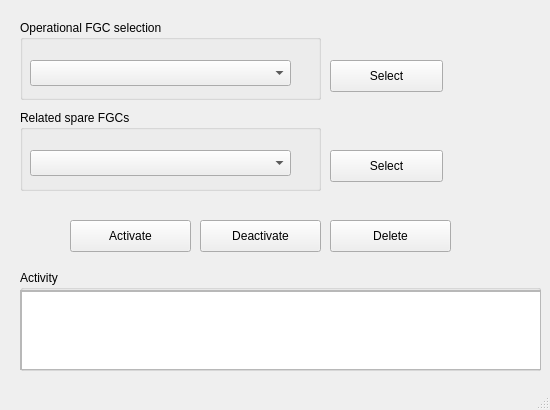
<?xml version="1.0" encoding="UTF-8"?>
<ui version="4.0">
 <class>MainWindow</class>
 <widget class="QMainWindow" name="MainWindow">
  <property name="geometry">
   <rect>
    <x>0</x>
    <y>0</y>
    <width>550</width>
    <height>410</height>
   </rect>
  </property>
  <property name="windowTitle">
   <string>MainWindow</string>
  </property>
  <widget class="QWidget" name="centralwidget">
   <widget class="QGroupBox" name="activityGroupBox2">
    <property name="geometry">
     <rect>
      <x>20</x>
      <y>270</y>
      <width>521</width>
      <height>101</height>
     </rect>
    </property>
    <property name="title">
     <string>Activity</string>
    </property>
    <widget class="QScrollArea" name="displayconfigScrollArea">
     <property name="geometry">
      <rect>
       <x>0</x>
       <y>20</y>
       <width>521</width>
       <height>80</height>
      </rect>
     </property>
     <property name="widgetResizable">
      <bool>true</bool>
     </property>
     <widget class="QWidget" name="scrollAreaWidgetContents_2">
      <property name="geometry">
       <rect>
        <x>0</x>
        <y>0</y>
        <width>519</width>
        <height>78</height>
       </rect>
      </property>
      <widget class="QPlainTextEdit" name="displayconfigPlainTextEdit">
       <property name="geometry">
        <rect>
         <x>0</x>
         <y>0</y>
         <width>521</width>
         <height>79</height>
        </rect>
       </property>
      </widget>
     </widget>
    </widget>
   </widget>
   <widget class="QPushButton" name="deleteconfigPushButton">
    <property name="geometry">
     <rect>
      <x>330</x>
      <y>220</y>
      <width>121</width>
      <height>32</height>
     </rect>
    </property>
    <property name="text">
     <string>Delete</string>
    </property>
   </widget>
   <widget class="QPushButton" name="deactivateconfigPushButton">
    <property name="geometry">
     <rect>
      <x>200</x>
      <y>220</y>
      <width>121</width>
      <height>32</height>
     </rect>
    </property>
    <property name="text">
     <string>Deactivate</string>
    </property>
   </widget>
   <widget class="QPushButton" name="activateconfigPushButton">
    <property name="geometry">
     <rect>
      <x>70</x>
      <y>220</y>
      <width>121</width>
      <height>32</height>
     </rect>
    </property>
    <property name="text">
     <string>Activate</string>
    </property>
   </widget>
   <widget class="QGroupBox" name="existingconfigGroupBox">
    <property name="geometry">
     <rect>
      <x>20</x>
      <y>110</y>
      <width>301</width>
      <height>81</height>
     </rect>
    </property>
    <property name="title">
     <string>Related spare FGCs</string>
    </property>
    <widget class="QComboBox" name="relatedsparesComboBox">
     <property name="geometry">
      <rect>
       <x>10</x>
       <y>40</y>
       <width>261</width>
       <height>26</height>
      </rect>
     </property>
    </widget>
   </widget>
   <widget class="QGroupBox" name="operationalfgcGroupBox">
    <property name="geometry">
     <rect>
      <x>20</x>
      <y>20</y>
      <width>301</width>
      <height>80</height>
     </rect>
    </property>
    <property name="title">
     <string>Operational FGC selection</string>
    </property>
    <widget class="QComboBox" name="operationalfgcComboBox">
     <property name="geometry">
      <rect>
       <x>10</x>
       <y>40</y>
       <width>261</width>
       <height>26</height>
      </rect>
     </property>
    </widget>
   </widget>
   <widget class="QPushButton" name="operationalfgcPushButton">
    <property name="geometry">
     <rect>
      <x>330</x>
      <y>60</y>
      <width>113</width>
      <height>32</height>
     </rect>
    </property>
    <property name="text">
     <string>Select</string>
    </property>
   </widget>
   <widget class="QPushButton" name="sparefgcPushButton">
    <property name="geometry">
     <rect>
      <x>330</x>
      <y>150</y>
      <width>113</width>
      <height>32</height>
     </rect>
    </property>
    <property name="text">
     <string>Select</string>
    </property>
   </widget>
  </widget>
  <widget class="QStatusBar" name="statusbar"/>
 </widget>
 <resources/>
 <connections/>
</ui>
